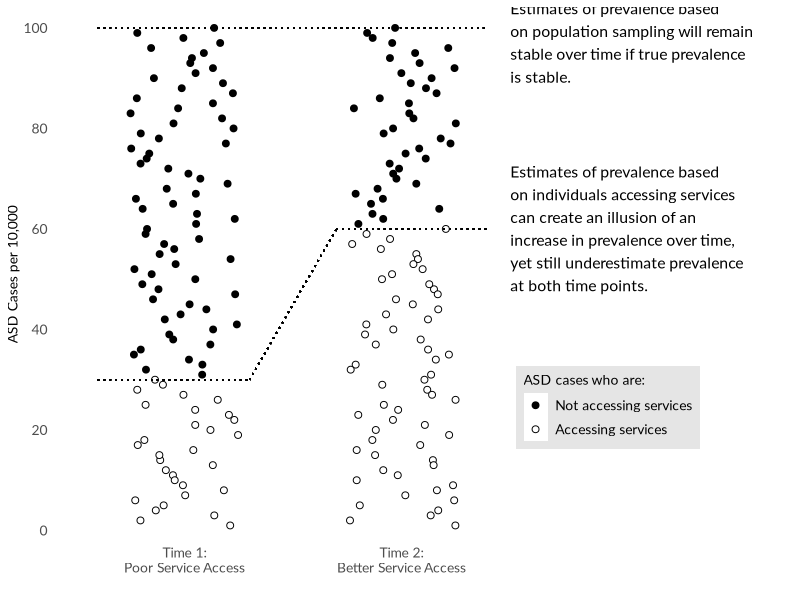
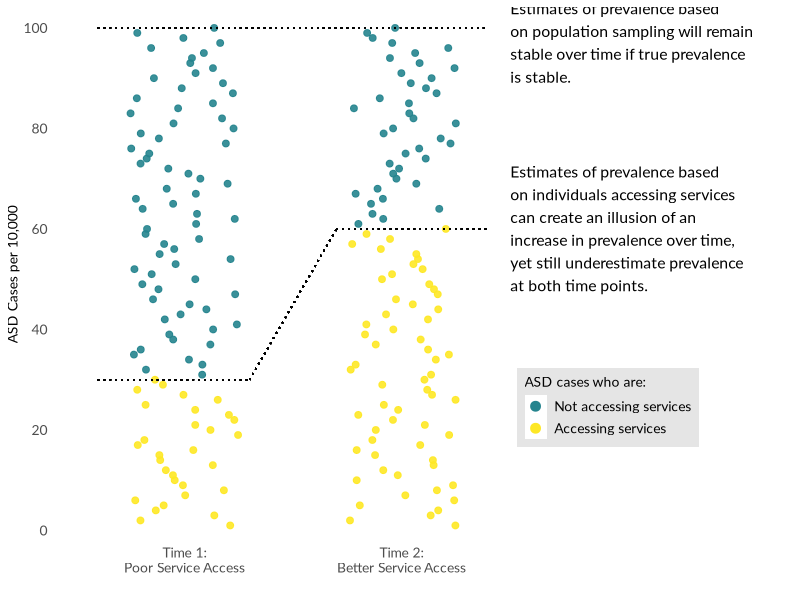

Here is the R script that generated these plots, in order:
## ---- chunk 1
knitr::opts_chunk$set(fig.path="gifs/", dpi = 300)
## ---- chunk 2
library(tidyverse)
set.seed(1000)
asdpop_base <- tibble::tibble(
  time1 = sample(1:100, 100, replace = F), 
  time2 = time1) %>% 
  tidyr::gather(x, y, time1:time2, factor_key = TRUE)  
asdpop <- asdpop_base %>% 
  mutate(services = as.factor(case_when(
    x == "time1" & y <= 30 ~ 1, 
    x == "time1" & y > 30 ~ 0, 
    x == "time2" & y <= 60 ~ 1, 
    TRUE ~ 0
    )))
## ---- chunk 3
dotprint <- ggplot(asdpop, aes(x, y))
dotprint <- dotprint + geom_jitter(aes(fill = services), 
                                   position = position_jitter(width=.25,
                                                              height = 0, 
                                                              seed = 2018),
                                   pch = 21,
                                   colour = "black", 
                                   size = 2) 
dotprint <- dotprint + scale_x_discrete(expand = c(0, 0.6),
                                    name = "", 
                                    labels = c("Time 1:\nPoor Service Access", "Time 2:\nBetter Service Access"))
dotprint <- dotprint + scale_y_continuous(expand = c(.02, 0),
                                      name = "ASD Cases per 10,000",
                                      breaks = seq(0, 100, by = 20)) 
dotprint <- dotprint + theme_bw(base_family = "Lato") 
dotprint <- dotprint + theme(axis.ticks = element_blank()) 
dotprint <- dotprint + theme(panel.border = element_blank()) 
dotprint <- dotprint + theme(panel.grid = element_blank()) 
dotprint <- dotprint + theme(axis.title.y = element_text(size = 10)) 
dotprint <- dotprint + theme(axis.text = element_text(size = 10))
dotprint <- dotprint + coord_cartesian(ylim = c(0, 102), xlim = c(1, 3.2)) 
dotprint <- dotprint + scale_fill_manual(name = "ASD cases who are:", 
                                     values = c("black", "white"), 
                                     labels = c("Not accessing services",
                                                "Accessing services")) 
dotprint <- dotprint + guides(colour = guide_legend(keywidth = 1.1, 
                                keyheight = 1.1, 
                                override.aes = list(alpha = 1, size = 3))) 
dotprint <- dotprint + theme(legend.position=c(.75, .25)) 
dotprint <- dotprint + theme(legend.text = element_text(size = 10)) 
dotprint <- dotprint + theme(legend.title = element_text(size = 10)) 
dotprint <- dotprint + theme(legend.background = element_rect(fill = "gray90", 
                                          size=.3, 
                                          linetype="dotted"))
# top line
dotprint <- dotprint + geom_segment(aes(x = .6, xend = 2.4, y = 100, yend = 100), 
                              lty = 3, lwd = .5, colour = "black") 
dotprint <- dotprint + annotate("text", 
                            x = 2.5, y = 97, size = 4, hjust = 0, 
                            family = "Lato", 
                            label = "Estimates of prevalence based\non population sampling will remain\nstable over time if true prevalence\nis stable.")  
# bottom line
dotprint <- dotprint + geom_segment(aes(x = .6, xend = 1.3, y = 30, yend = 30), 
                              lty = 3, lwd = .5, colour = "black") 
dotprint <- dotprint + geom_segment(aes(x = 1.3, xend = 1.7, y = 30, yend = 60), 
                              lty = 3, lwd = .5, colour = "black") 
dotprint <- dotprint + geom_segment(aes(x = 1.7, xend = 2.4, y = 60, yend = 60), 
                              lty = 3, lwd = .5, colour = "black")
dotprint <- dotprint + annotate("text", 
                            x = 2.5, y = 60, size = 4, hjust = 0, 
                            family = "Lato", 
                            label = "Estimates of prevalence based\non individuals accessing services\ncan create an illusion of an\nincrease in prevalence over time,\nyet still underestimate prevalence\nat both time points.") 
dotprint
## ---- chunk 4
library(gganimate)
dotprint +
  transition_layers(layer_length = 1, transition_length = 2,
                    from_blank = FALSE) +
  enter_fade()
## ---- chunk 5
pos <- position_jitter(width = .25, 
                       height = 0,
                       seed = 2018)
dotleg <- ggplot(asdpop, aes(x, y))
dotleg <- dotleg + geom_jitter(aes(colour = services), 
                             position = pos, 
                             alpha = .9, size = 2) 
dotleg <- dotleg + scale_x_discrete(expand = c(0, 0.6),
                                    name = "", 
                                    labels = c("Time 1:\nPoor Service Access", "Time 2:\nBetter Service Access"))
dotleg <- dotleg + scale_y_continuous(expand = c(.02, 0),
                                      name = "ASD Cases per 10,000",
                                      breaks = seq(0, 100, by = 20)) 
dotleg <- dotleg + theme_bw(base_family = "Lato") 
dotleg <- dotleg + theme(axis.ticks = element_blank()) 
dotleg <- dotleg + theme(panel.border = element_blank()) 
dotleg <- dotleg + theme(panel.grid = element_blank()) 
dotleg <- dotleg + theme(axis.title.y = element_text(size = 10)) 
dotleg <- dotleg + theme(axis.text = element_text(size = 10))
dotleg <- dotleg + coord_cartesian(ylim = c(0, 102), xlim = c(1, 3.2)) 
dotleg <- dotleg + scale_color_viridis_d(option = "D", begin = .45, end = 1, 
                                     name = "ASD cases who are:",
                                     labels = c("Not accessing services",
                                                 "Accessing services")) 
dotleg <- dotleg + guides(colour = guide_legend(keywidth = 1.1, 
                                keyheight = 1.1, 
                                override.aes = list(alpha = 1, size = 3))) 
dotleg <- dotleg + theme(legend.position=c(.75, .25)) 
dotleg <- dotleg + theme(legend.text = element_text(size = 10)) 
dotleg <- dotleg + theme(legend.title = element_text(size = 10)) 
dotleg <- dotleg + theme(legend.background = element_rect(fill = "gray90", 
                                          size=.3, 
                                          linetype="dotted"))
dottop <- dotleg + geom_segment(aes(x = .6, xend = 2.4, y = 100, yend = 100), 
                              lty = 3, lwd = .5, colour = "black") 
dottop <- dottop + annotate("text", 
                            x = 2.5, y = 97, size = 4, hjust = 0, 
                            family = "Lato", 
                            label = "Estimates of prevalence based\non population sampling will remain\nstable over time if true prevalence\nis stable.")  
dotboth <- dottop + geom_segment(aes(x = .6, xend = 1.3, y = 30, yend = 30), 
                              lty = 3, lwd = .5, colour = "black") 
dotboth <- dotboth + geom_segment(aes(x = 1.3, xend = 1.7, y = 30, yend = 60), 
                              lty = 3, lwd = .5, colour = "black") 
dotboth <- dotboth + geom_segment(aes(x = 1.7, xend = 2.4, y = 60, yend = 60), 
                              lty = 3, lwd = .5, colour = "black")
dotboth <- dotboth + annotate("text", 
                            x = 2.5, y = 60, size = 4, hjust = 0, 
                            family = "Lato", 
                            label = "Estimates of prevalence based\non individuals accessing services\ncan create an illusion of an\nincrease in prevalence over time,\nyet still underestimate prevalence\nat both time points.") 
dotboth
## ---- chunk 6
dotboth + 
  transition_layers(layer_length = 2, transition_length = 2) +
  #enter_grow() +
  enter_fade() +
  enter_recolour(colour = 'black') 
